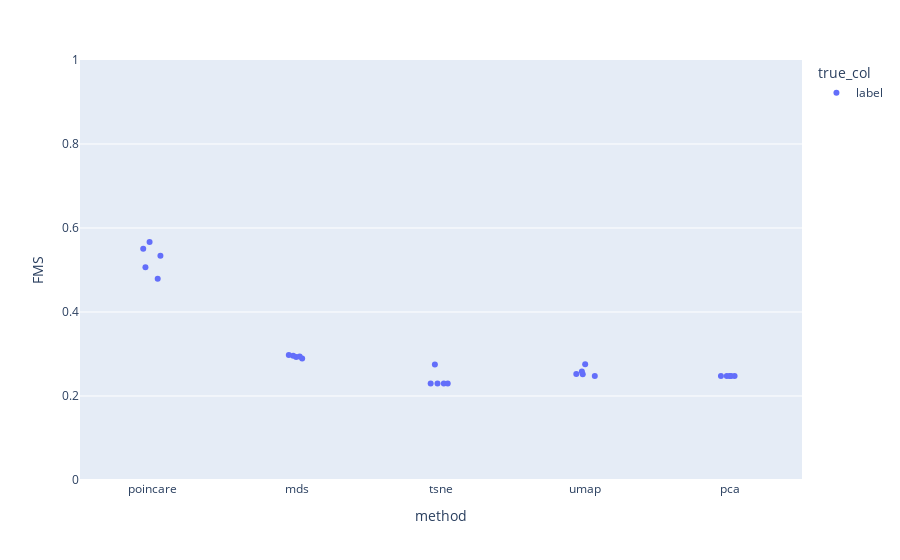

Notebook cell for this chart:
### Code cell
fig = px.strip(df_results_clust, x='method', y='FMS', color = "true_col")
fig.update_yaxes(range = [0,1])
fig.show()

# Need to add the original poincaré method

### Figure 1 — Plotly figure (JSON) as saved in the notebook; plotly's stock layout.template omitted (floating-point values rounded to 4 significant figures)
{"data": [{"alignmentgroup": "True", "boxpoints": "all", "fillcolor": "rgba(255,255,255,0)", "hoveron": "points", "hovertemplate": "true_col=label<br>method=%{x}<br>FMS=%{y}<extra></extra>", "legendgroup": "label", "line": {"color": "rgba(255,255,255,0)"}, "marker": {"color": "#636efa"}, "name": "label", "offsetgroup": "label", "orientation": "v", "pointpos": 0, "showlegend": true, "type": "box", "x": ["poincare", "mds", "tsne", "umap", "pca", "poincare", "mds", "tsne", "umap", "pca", "poincare", "mds", "tsne", "umap", "pca", "poincare", "mds", "tsne", "umap", "pca", "poincare", "mds", "tsne", "umap", "pca"], "x0": " ", "xaxis": "x", "y": [0.5336, 0.2939, 0.2297, 0.2759, 0.2478, 0.5067, 0.2896, 0.2297, 0.252, 0.2478, 0.5668, 0.2979, 0.2752, 0.2525, 0.2478, 0.4793, 0.296, 0.2295, 0.2581, 0.2478, 0.5504, 0.2932, 0.2297, 0.2477, 0.2478], "y0": " ", "yaxis": "y"}], "layout": {"boxmode": "group", "legend": {"title": {"text": "true_col"}, "tracegroupgap": 0}, "margin": {"t": 60}, "xaxis": {"anchor": "y", "domain": [0, 1], "title": {"text": "method"}}, "yaxis": {"anchor": "x", "domain": [0, 1], "range": [0, 1], "title": {"text": "FMS"}}}}
